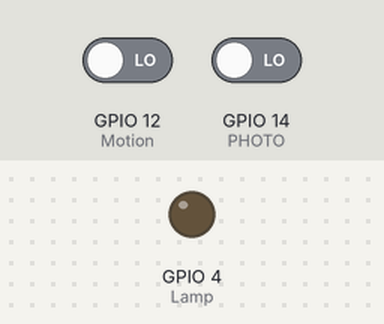
The sketch below on a simulated ESP32. On the bench: output pins drawn as LEDs (lit = HIGH). Dashed ring = blinking. The test bench sets the inputs (shaded band); at power-on: GPIO 14 (PHOTO) LOW, GPIO 12 (Motion) LOW. WiFi joins after 1.5 s; servers stay silent unless stated; random numbers use the default seed unless the sketch sets one; the camera gives no picture; what the sketch prints to the serial monitor is not drawn.

Above: at 3.3 s.
3.4 s: GPIO 14 (PHOTO) driven HIGH
At 5.6 s:
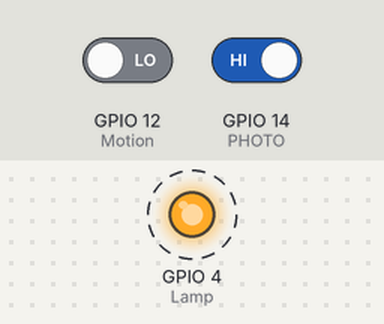
6.4 s: GPIO 12 (Motion) driven HIGH
At 7.3 s:
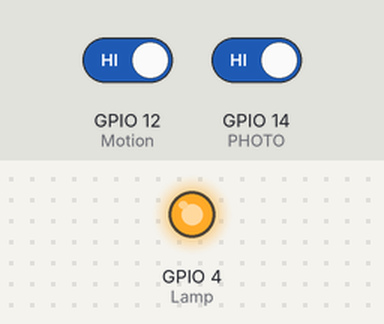
Timing chart, 0 to 15.4 s (numbered marks = the images above; inputs shaded):
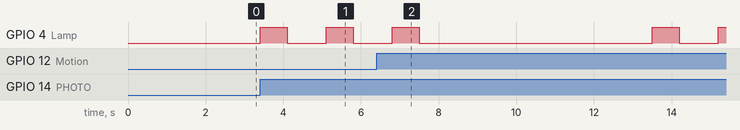

The sketch:

CSD_PhotoCapture.ino
```cpp
///////////////////////////////////////////////////////////////////////////////////////////////////////////////////////////////
/*
 *                                  Casa Security Device Prototybe Code with Blynk
 *                      Developed by the CSD Project Team for senior design at Mercer University
 *
 *                             ESP32 connects to user's WiFi and listens to its sensors.
 *                              When the sensors go high the ESP32 will take a picture.
 *                   The picture is uploaded from the webserver and is displayed in the Blynk app.
 *      The Blynk app will notify the user by sending an alert to the user's phone once a disturbance is detected.
 *          The user will be able to press a button in the Blynk app that will make the device take a picture.
 *
 *                              *******************IMPORTANT*************************
 *                                            Tool specifications:
 *                                        Board: "ESP32 Wrover Module"
 *                                        Upload Speed: "115200"
 *                                        Flash Frequency: "40MHz"
 *                                        Partition Scheme: "HUGE APP..."
 *                                        Core Debug Level: "None"
 *
 *                                             Preferences needed:
 *                             https://dl.espressif.com/dl/package_esp32_index.json
 *
 *                                            Board Manager needed:
 *                                  esp32 version 1.0.4 by Espressif Systems
 *
 *                                               Library needed:
 *                                 Blynk version 0.6.1 by Volodymyr Shymanskyy
*/
//////////////////////////////////////////////////////////////////////////////////////////////////////////////////////////////

#include "esp_camera.h"
#include "soc/soc.h"                                                           // Disable brownout problems
#include "soc/rtc_cntl_reg.h"                                                  // Disable brownout problems
#include <WiFi.h>
#include <WiFiClient.h>
#include <BlynkSimpleEsp32.h>

// Global varables
const char* ssid = "NETGEAR46";                                                // Your Wifi name, ex: NETGEAR57
const char* password = "rustictomato252";                                      // Password to your Wifi, ex: fluffytrumpet252
char auth[] = "oblf3rY8U2iHdcDW4675h4nWK40ZA10a";                              // Authentication code sent by Blynk, check email

// Defining ESP32 model and its pins
#define CAMERA_MODEL_AI_THINKER                                                // Your ESP32-Cam's model of which has PSRAM
#include "camera_pins.h"                                                       // This library has to be called after the ESP32's model has been defined

// Defining I/O pins
#define Motion 12                                                              // HC-SR501 PIR Motion Sensor controlled with pin 12
#define Sound 13                                                               // KY-037 AVR PIC high sensitivity sound sensor controlled with pin 13
#define Lamp 4                                                                 // ESP32's on board flash lamp controlled with pin 4
#define PHOTO 14                                                               // OV2640 Camera controlled with pin 14

String local_IP;                                                               // Your IP string varible
void startCameraServer();                                                      // The camera server where the photos will be taken


void takePhoto()                                                               // Functionn for taking photo
{
  digitalWrite(Lamp, HIGH);
  delay(700);
  uint32_t randomNum = random(50000);

  // Stating where the image is being captured
  Serial.println("http://"+local_IP+"/capture?_cb="+ (String)randomNum);

  // Setting image propeerty for the Blynk app
  Blynk.setProperty(V1, "urls", "http://"+local_IP+"/capture?_cb="+(String)randomNum);

  digitalWrite(Lamp, LOW);
  delay(1000);
}                                                                              // End takePhoto function


void setup()                                                                   // Setup function
{
  WRITE_PERI_REG(RTC_CNTL_BROWN_OUT_REG, 0);                                   // Disable brown out detector

  Serial.begin(115200);                                                        // Serial monitor set to 115200 Baud

  pinMode(Lamp,OUTPUT);                                                        // Setting flash lamp as an output
  pinMode(Motion,INPUT);                                                       // Setting motion sensor as an input
  pinMode(Sound,INPUT);                                                        // Setting sound sensor as an input

  Serial.setDebugOutput(true);
  Serial.println();

  // Configuring the ESP32 pins
  camera_config_t config;
  config.ledc_channel = LEDC_CHANNEL_0;
  config.ledc_timer = LEDC_TIMER_0;
  config.pin_d0 = Y2_GPIO_NUM;
  config.pin_d1 = Y3_GPIO_NUM;
  config.pin_d2 = Y4_GPIO_NUM;
  config.pin_d3 = Y5_GPIO_NUM;
  config.pin_d4 = Y6_GPIO_NUM;
  config.pin_d5 = Y7_GPIO_NUM;
  config.pin_d6 = Y8_GPIO_NUM;
  config.pin_d7 = Y9_GPIO_NUM;
  config.pin_xclk = XCLK_GPIO_NUM;
  config.pin_pclk = PCLK_GPIO_NUM;
  config.pin_vsync = VSYNC_GPIO_NUM;
  config.pin_href = HREF_GPIO_NUM;
  config.pin_sscb_sda = SIOD_GPIO_NUM;
  config.pin_sscb_scl = SIOC_GPIO_NUM;
  config.pin_pwdn = PWDN_GPIO_NUM;
  config.pin_reset = RESET_GPIO_NUM;
  config.xclk_freq_hz = 20000000;
  config.pixel_format = PIXFORMAT_JPEG;

  // If PSRAM IC present, init with UXGA resolution and higher JPEG quality
  // for larger pre-allocated frame buffer.
  if(psramFound())
  {
    config.frame_size = FRAMESIZE_UXGA;
    config.jpeg_quality = 10;
    config.fb_count = 2;
  }
  else
  {
    config.frame_size = FRAMESIZE_SVGA;
    config.jpeg_quality = 12;
    config.fb_count = 1;
  }

  // Camera initilizing and error catching
  esp_err_t err = esp_camera_init(&config);
  if (err != ESP_OK)
  {
    Serial.printf("Camera init failed with error 0x%x", err);
    return;
  }

  sensor_t * s = esp_camera_sensor_get();                                      // Get pointer to a frame buffer and return the pointer to the frame buffer

  // Initial sensors are flipped vertically and colors are a little saturated and dim,
  // thus we correct it via the following lines
  if (s->id.PID == OV2640_PID)
  {
    Serial.println("Changing OV2640 settings");
    s->set_vflip(s, 1);                                                        // Fliping the image
    s->set_hmirror(s, 1);                                                      // Mirroring the image
    s->set_brightness(s, 1);                                                   // Raising the brightness
    s->set_saturation(s, -1);                                                  // Lowering the saturation
    Serial.println("Completed OV2640 settings");
    Serial.println("");
  }

  s->set_framesize(s, FRAMESIZE_UXGA);                                         // Setting frame size

  Serial.println("Beginning WiFi Connection");
  WiFi.begin(ssid, password);                                                  // Getting WiFi your info

  while (WiFi.status() != WL_CONNECTED)
  {
    delay(500);
    Serial.print(".");
  }
  Serial.println("");
  Serial.println("WiFi connected");                                            // WiFi succefully connected

  startCameraServer();                                                         // Calling startCameraServer function

  Serial.print("Camera Ready! Use 'http://");
  Serial.print(WiFi.localIP());                                                // Getting your IP
  local_IP = WiFi.localIP().toString();                                        // Assigning your IP to the local_IP variable
  Serial.println("' to connect");
  Serial.println("");

  Serial.println("Connecting to Blynk app");
  Serial.println("");
  Blynk.begin(auth, ssid, password);                                            // Getting Blynk connected

  Serial.println("Setup Complete");
  Serial.println("");
}                                                                               // End setup function


void loop()                                                                     // Loop function
{
  // Main code which runs continuously:

  Blynk.run();                                                                  // Running Blynk software connection

  /*
   * Below is the Function for the sensors for once the sensors are tripped the device will take a photo.
   * You have the option of chossing the motion sensor or the sound sensor or both sensors.
   * Uncomment the if statement you desire and comment out the if stetment you do not desire.
   * Default is set to motion sensor only.
  */
  //if ( (digitalRead(Motion) == HIGH) || (digitalRead(Sound) == HIGH) )      // If statement for both sensors
  //if ( (digitalRead(Sound) == HIGH) )                                         // If statement for only the sound sensor
  if ( (digitalRead(Motion) == HIGH) )                                          // If statement for only the motion sensor
  {
    Serial.println("Send Notification");
    Blynk.notify("Alert: Disturbance Detected.");                               // Blynk notification sent to user's phone
    takePhoto();                                                                // Calling takePhoto function
    Serial.println("Capture Photo");
    Serial.println("");
    delay(5000);                                                                // Delays for 5 seconds
  }

  // Function for interacting with the button in Blynk where the user can make the device take a photo manually
  if(digitalRead(PHOTO) == HIGH)
  {
    takePhoto();
    Serial.println("Manual Capture Photo");
    Serial.println("");
  }
}                                                                               // End loop function which constantly repeats
```

camera_pins.h
```cpp
#if defined(CAMERA_MODEL_WROVER_KIT)
#define PWDN_GPIO_NUM    -1
#define RESET_GPIO_NUM   -1
#define XCLK_GPIO_NUM    21
#define SIOD_GPIO_NUM    26
#define SIOC_GPIO_NUM    27

#define Y9_GPIO_NUM      35
#define Y8_GPIO_NUM      34
#define Y7_GPIO_NUM      39
#define Y6_GPIO_NUM      36
#define Y5_GPIO_NUM      19
#define Y4_GPIO_NUM      18
#define Y3_GPIO_NUM       5
#define Y2_GPIO_NUM       4
#define VSYNC_GPIO_NUM   25
#define HREF_GPIO_NUM    23
#define PCLK_GPIO_NUM    22

#elif defined(CAMERA_MODEL_ESP_EYE)
#define PWDN_GPIO_NUM    -1
#define RESET_GPIO_NUM   -1
#define XCLK_GPIO_NUM    4
#define SIOD_GPIO_NUM    18
#define SIOC_GPIO_NUM    23

#define Y9_GPIO_NUM      36
#define Y8_GPIO_NUM      37
#define Y7_GPIO_NUM      38
#define Y6_GPIO_NUM      39
#define Y5_GPIO_NUM      35
#define Y4_GPIO_NUM      14
#define Y3_GPIO_NUM      13
#define Y2_GPIO_NUM      34
#define VSYNC_GPIO_NUM   5
#define HREF_GPIO_NUM    27
#define PCLK_GPIO_NUM    25

#elif defined(CAMERA_MODEL_M5STACK_PSRAM)
#define PWDN_GPIO_NUM     -1
#define RESET_GPIO_NUM    15
#define XCLK_GPIO_NUM     27
#define SIOD_GPIO_NUM     25
#define SIOC_GPIO_NUM     23

#define Y9_GPIO_NUM       19
#define Y8_GPIO_NUM       36
#define Y7_GPIO_NUM       18
#define Y6_GPIO_NUM       39
#define Y5_GPIO_NUM        5
#define Y4_GPIO_NUM       34
#define Y3_GPIO_NUM       35
#define Y2_GPIO_NUM       32
#define VSYNC_GPIO_NUM    22
#define HREF_GPIO_NUM     26
#define PCLK_GPIO_NUM     21

#elif defined(CAMERA_MODEL_M5STACK_WIDE)
#define PWDN_GPIO_NUM     -1
#define RESET_GPIO_NUM    15
#define XCLK_GPIO_NUM     27
#define SIOD_GPIO_NUM     22
#define SIOC_GPIO_NUM     23

#define Y9_GPIO_NUM       19
#define Y8_GPIO_NUM       36
#define Y7_GPIO_NUM       18
#define Y6_GPIO_NUM       39
#define Y5_GPIO_NUM        5
#define Y4_GPIO_NUM       34
#define Y3_GPIO_NUM       35
#define Y2_GPIO_NUM       32
#define VSYNC_GPIO_NUM    25
#define HREF_GPIO_NUM     26
#define PCLK_GPIO_NUM     21

#elif defined(CAMERA_MODEL_AI_THINKER)
#define PWDN_GPIO_NUM     32
#define RESET_GPIO_NUM    -1
#define XCLK_GPIO_NUM      0
#define SIOD_GPIO_NUM     26
#define SIOC_GPIO_NUM     27

#define Y9_GPIO_NUM       35
#define Y8_GPIO_NUM       34
#define Y7_GPIO_NUM       39
#define Y6_GPIO_NUM       36
#define Y5_GPIO_NUM       21
#define Y4_GPIO_NUM       19
#define Y3_GPIO_NUM       18
#define Y2_GPIO_NUM        5
#define VSYNC_GPIO_NUM    25
#define HREF_GPIO_NUM     23
#define PCLK_GPIO_NUM     22

#elif defined(CAMERA_MODEL_TTGO_T_JOURNAL)
#define PWDN_GPIO_NUM      0
#define RESET_GPIO_NUM    15
#define XCLK_GPIO_NUM     27
#define SIOD_GPIO_NUM     25
#define SIOC_GPIO_NUM     23

#define Y9_GPIO_NUM       19
#define Y8_GPIO_NUM       36
#define Y7_GPIO_NUM       18
#define Y6_GPIO_NUM       39
#define Y5_GPIO_NUM        5
#define Y4_GPIO_NUM       34
#define Y3_GPIO_NUM       35
#define Y2_GPIO_NUM       17
#define VSYNC_GPIO_NUM    22
#define HREF_GPIO_NUM     26
#define PCLK_GPIO_NUM     21

#else
#error "Camera model not selected"
#endif
```

Measured:
- after the input at 3.4 s, GPIO 4 (Lamp): alternates HIGH for 0.70 s and LOW for 1.0 s, starting at once
